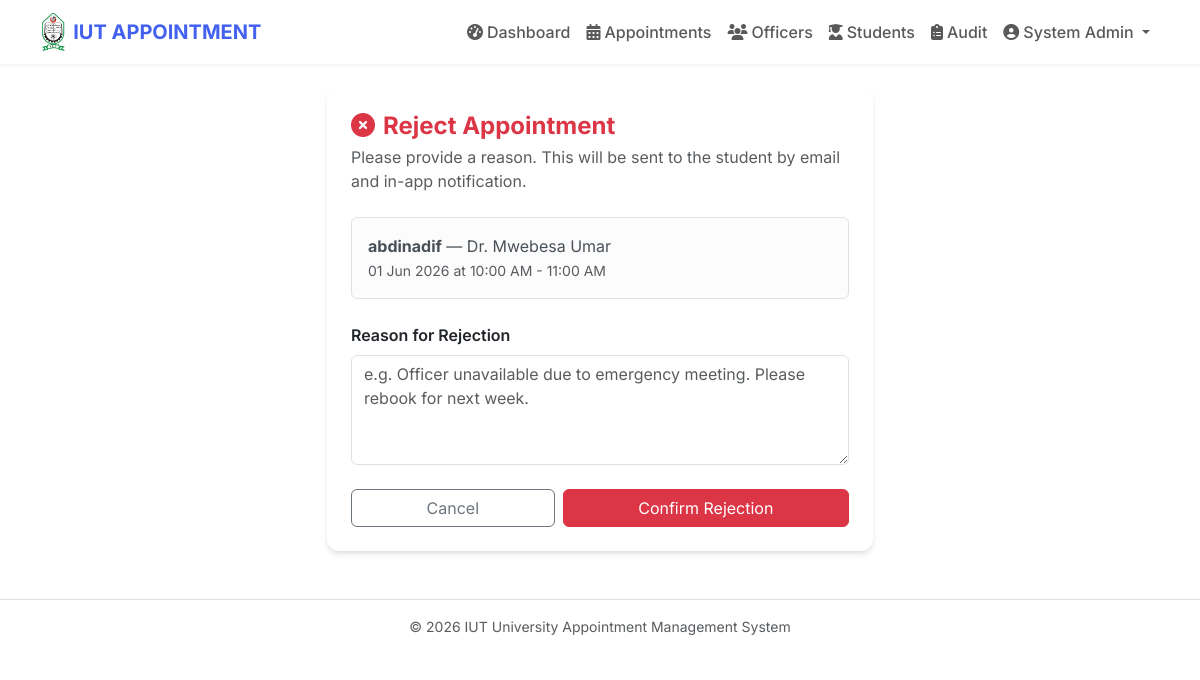
/admin/update_status/1/Rejected (signed in), run on the app's committed database.
### models.py (models this page shows, shortened)
class User(db.Model, UserMixin):
    id = db.Column(db.Integer, primary_key=True)
    name = db.Column(db.String(100), nullable=False)
    email = db.Column(db.String(120), unique=True, nullable=False)
    password = db.Column(db.String(200), nullable=False)
    role = db.Column(db.String(20), nullable=False, default='student')
    student_id_num = db.Column(db.String(50), nullable=True)
    department = db.Column(db.String(100), nullable=True)
    dark_mode = db.Column(db.Boolean, default=False)
    is_active = db.Column(db.Boolean, default=True)
    email_verified = db.Column(db.Boolean, default=False)
    email_verify_token = db.Column(db.String(64), nullable=True)
    failed_logins = db.Column(db.Integer, default=0)
    locked_until = db.Column(db.DateTime, nullable=True)
    created_at = db.Column(db.DateTime, default=lambda: datetime.now(timezone.utc))
    last_seen = db.Column(db.DateTime, default=lambda: datetime.now(timezone.utc))
    appointments = db.relationship('Appointment', backref='student_user', lazy=True)
    notifications = db.relationship('Notification', backref='user', lazy=True)

class Appointment(db.Model):
    id = db.Column(db.Integer, primary_key=True)
    user_id = db.Column(db.Integer, db.ForeignKey('user.id'), nullable=False)
    student_name = db.Column(db.String(100), nullable=False)
    student_id_num = db.Column(db.String(50), nullable=False)
    department = db.Column(db.String(100), nullable=False)
    officer_id = db.Column(db.Integer, db.ForeignKey('officer.id'), nullable=False)
    officer = db.relationship('Officer', backref='appointments')
    day = db.Column(db.String(20), nullable=False)
    date = db.Column(db.Date, nullable=False)
    time = db.Column(db.String(20), nullable=False)
    issue = db.Column(db.Text, nullable=False)
    status = db.Column(db.String(20), nullable=False, default='Pending')
    rejection_note = db.Column(db.Text, nullable=True)   # admin rejection reason
    reminder_sent = db.Column(db.Boolean, default=False)
    created_at = db.Column(db.DateTime, default=lambda: datetime.now(timezone.utc))
    waitlist = db.relationship('WaitlistEntry', backref='appointment', lazy=True, cascade='all, delete-orphan')
    priority = db.Column(db.String(20), default='Normal') # New: for Queue & Priority System
    queue_number = db.Column(db.Integer, nullable=True) # New: for Queue & Priority System
    estimated_wait_time = db.Column(db.Integer, nullable=True) # New: for Waiting Time Prediction
    qr_code_data = db.Column(db.String(255), nullable=True) # New: for QR Code Appointment Slip
    status_updated_at = db.Column(db.DateTime, default=lambda: datetime.now(timezone.utc), onupdate=lambda: datetime.now(timezone.utc)) # New: for Live Status Tracking

class Officer(db.Model):
    id = db.Column(db.Integer, primary_key=True)
    name = db.Column(db.String(100), nullable=False)
    designation = db.Column(db.String(100), nullable=False)
    bio = db.Column(db.Text, nullable=True)
    handles = db.Column(db.Text, nullable=True)   # comma-separated issues handled
    email = db.Column(db.String(120), nullable=True)
    room = db.Column(db.String(50), nullable=True)
    photo_url = db.Column(db.String(255), nullable=True)
    is_active = db.Column(db.Boolean, default=True)
    work_start = db.Column(db.String(5), default="08:00")
    work_end = db.Column(db.String(5), default="17:00")
    daily_limit = db.Column(db.Integer, default=0)
    recurring_off_days = db.Column(db.String(20), default="")
    unavailabilities = db.relationship('OfficerUnavailability', backref='officer', lazy=True, cascade='all, delete-orphan')
    working_hours = db.relationship('OfficerWorkingHours', backref='officer', lazy=True, cascade='all, delete-orphan')
    avg_appointment_duration = db.Column(db.Integer, default=15) # New: for waiting time prediction

### routes/admin.py (the view, shortened to what this page needs)
@admin_bp.route('/admin/update_status/<int:appointment_id>/<string:status>', methods=['GET', 'POST'])
@login_required
@admin_required
def update_status(appointment_id, status):
    apt = db.session.get(Appointment, appointment_id)
    if not apt:
        return redirect(url_for('admin.manage_appointments'))
    if status == 'Rejected':
        form = RejectNoteForm()
        return render_template('admin/reject_modal.html', form=form, apt=apt)

### forms.py
class RejectNoteForm(FlaskForm):
    rejection_note = TextAreaField('Reason for Rejection', validators=[DataRequired(), Length(max=300)])
    submit = SubmitField('Confirm Rejection')

### app.py (called while the page is built)
@login_manager.user_loader
def load_user(user_id):
    return db.session.get(User, int(user_id))

@app.before_request
def check_session_timeout():
    if current_user.is_authenticated:
        last = session.get('last_activity')
        now = datetime.now(timezone.utc).timestamp()
        if last and (now - last) > 30 * 60:
            logout_user()
            session.clear()
            from flask import flash
            flash('Session expired due to inactivity.', 'warning')
            return redirect(url_for('auth.login'))
        session['last_activity'] = now
        session.permanent = True
        current_user.last_seen = datetime.now(timezone.utc)
        db.session.commit()

### routes/admin.py (called while the page is built)
def admin_required(f):
    from functools import wraps
    @wraps(f)
    def decorated(*args, **kwargs):
        if current_user.role not in ('admin', 'super_admin'):
            return redirect(url_for('index'))
        return f(*args, **kwargs)
    return decorated

### templates/admin/reject_modal.html (shortened to what this page needs)
{% extends "layout.html" %}
{% block content %}
<div class="row justify-content-center">
  <div class="col-md-6">
    <div class="card p-4">
      <h4 class="fw-bold mb-1 text-danger"><i class="fas fa-times-circle me-2"></i>Reject Appointment</h4>
      <p class="text-muted mb-4">Please provide a reason. This will be sent to the student by email and in-app notification.</p>
      <div class="alert alert-light border mb-4">
        <strong>{{ apt.student_name }}</strong> — {{ apt.officer.name }}<br>
        <small class="text-muted">{{ apt.date.strftime('%d %b %Y') }} at {{ apt.time }}</small>
      </div>
      <form method="POST">
        <div class="mb-4">
          {{ form.rejection_note.label(class="form-label fw-semibold") }}
          {{ form.rejection_note(class="form-control", rows=4, placeholder="e.g. Officer unavailable due to emergency meeting. Please rebook for next week.") }}
        </div>
        <div class="d-flex gap-2">
          <a href="{{ url_for('admin.manage_appointments') }}" class="btn btn-outline-secondary flex-fill">Cancel</a>
          {{ form.submit(class="btn btn-danger flex-fill") }}
        </div>
      </form>
    </div>
  </div>
</div>
{% endblock %}

### templates/layout.html (shortened to what this page needs)
<!DOCTYPE html>
<html lang="en" data-bs-theme="{{ 'dark' if current_user.is_authenticated and current_user.dark_mode else 'light' }}">
<head>
    <link href="https://cdn.jsdelivr.net/npm/bootstrap@5.3.0/dist/css/bootstrap.min.css" rel="stylesheet">
    <link rel="stylesheet" href="https://cdnjs.cloudflare.com/ajax/libs/font-awesome/6.4.0/css/all.min.css">
</head>
<body>
<nav class="navbar navbar-expand-lg sticky-top">
    <div class="container">
        <a class="navbar-brand d-flex align-items-center" href="{{ url_for('index') }}">
            <img src="{{ url_for('static', filename='iut_logo.png') }}" alt="IUT" height="38" class="me-2" style="object-fit:contain;">
            IUT APPOINTMENT
        </a>
        <div class="collapse navbar-collapse" id="navbarNav">
            <ul class="navbar-nav ms-auto align-items-center">
                {% if current_user.is_authenticated %}
                    {% if current_user.role == 'super_admin' %}
                        <li class="nav-item"><a class="nav-link" href="{{ url_for('super_admin.dashboard') }}"><i class="fas fa-shield-alt me-1"></i>Control Panel</a></li>
                        <li class="nav-item"><a class="nav-link" href="{{ url_for('admin.dashboard') }}"><i class="fas fa-tachometer-alt me-1"></i>Admin View</a></li>
                        <li class="nav-item"><a class="nav-link" href="{{ url_for('super_admin.audit_log') }}"><i class="fas fa-history me-1"></i>Audit Log</a></li>
                    {% elif current_user.role == 'admin' %}
                        <li class="nav-item"><a class="nav-link" href="{{ url_for('admin.dashboard') }}"><i class="fas fa-tachometer-alt me-1"></i>Dashboard</a></li>
                        <li class="nav-item"><a class="nav-link" href="{{ url_for('admin.manage_appointments') }}"><i class="fas fa-calendar-alt me-1"></i>Appointments</a></li>
                        <li class="nav-item"><a class="nav-link" href="{{ url_for('admin.manage_officers') }}"><i class="fas fa-users me-1"></i>Officers</a></li>
                        <li class="nav-item"><a class="nav-link" href="{{ url_for('admin.manage_students') }}"><i class="fas fa-user-graduate me-1"></i>Students</a></li>
                        <li class="nav-item"><a class="nav-link" href="{{ url_for('admin.audit_log') }}"><i class="fas fa-clipboard-list me-1"></i>Audit</a></li>
                    {% endif %}
                    <li class="nav-item dropdown">
                        <a class="nav-link dropdown-toggle position-relative" href="#" data-bs-toggle="dropdown">
                            <i class="fas fa-user-circle me-1"></i>{{ current_user.name }}
                            {% set unread = current_user.notifications | selectattr('is_read','equalto',false) | list %}
                        </a>
                    </li>
                {% else %}
                    <li class="nav-item"><a class="nav-link" href="{{ url_for('auth.login') }}">Login</a></li>
                    <li class="nav-item"><a class="nav-link" href="{{ url_for('auth.register') }}">Register</a></li>
                {% endif %}
            </ul>
        </div>
    </div>
</nav>
<div class="container mt-4 mb-5">
    {% block content %}{% endblock %}
</div>
<footer class="py-3 text-center text-muted small border-top">
    &copy; 2026 IUT University Appointment Management System
</footer>
</body>
</html>

### templates/layout.html (style rules this page uses)
:root { --primary-color: #4361ee; --secondary-color: #3f37c9; --card-shadow: 0 4px 6px -1px rgba(0,0,0,.1), 0 2px 4px -1px rgba(0,0,0,.06); }
body { font-family: 'Inter', sans-serif; }
.navbar { box-shadow: 0 2px 4px rgba(0,0,0,.05); }
.navbar-brand { font-weight: 700; color: var(--primary-color) !important; }
.card { border: none; border-radius: 12px; box-shadow: var(--card-shadow); }
.nav-link { font-weight: 500; }

### data on the page
User: name "System Admin"
Appointment: student_name "abdinadif", date "01 Jun 2026", time "10:00 AM - 11:00 AM"
Officer: officer.name "Dr. Mwebesa Umar"
